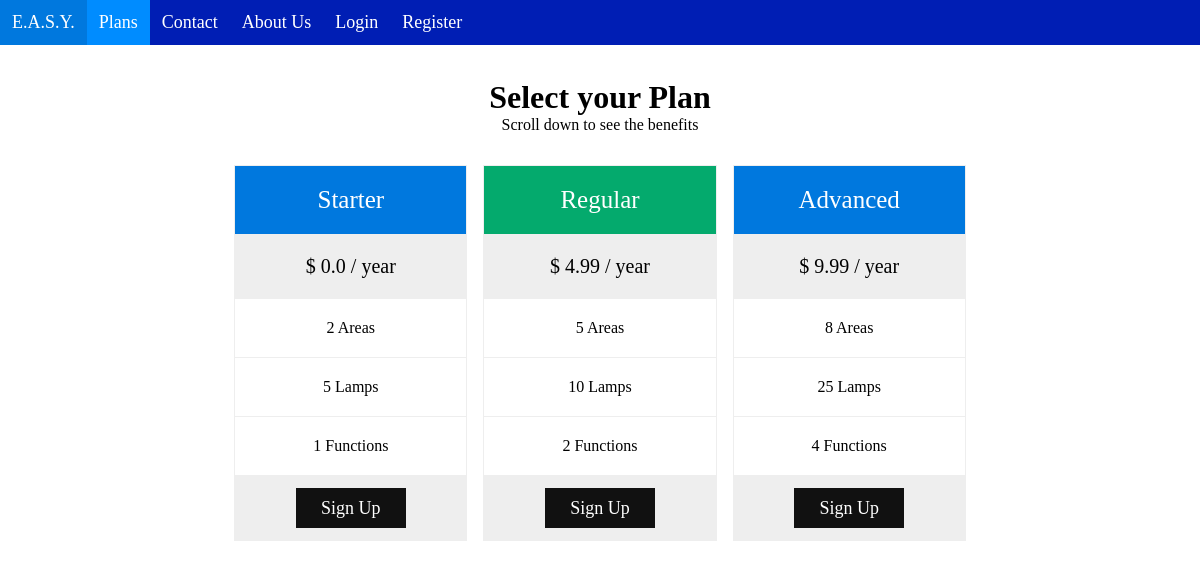
The app's page /plans with its own data.
### Frontend/models.py (models this page shows, shortened)
class Plan(models.Model):
    plan_name = models.CharField(max_length=20, choices=PLANS, default='Starter', unique=True)
    plan_price = models.FloatField(default=0)
    number_off_areas = models.IntegerField(default=0)
    number_off_lamps = models.IntegerField(default=0)
    number_off_functions = models.IntegerField(default=0)
    plan_description = models.TextField(default=0)
    class Meta:
        verbose_name_plural = "Plans"

### Frontend/views.py (the view)
# urls.py: path('plans', views.plansView, name='Plans'),
def plansView(request):
    plan = Plan.objects.all()
    data = {
        'page': 'Frontend/plans.html',
        'plan': plan,
    }
    return render(request, 'Frontend/index.html', data)

### Templates/Frontend/index.html (shortened to what this page needs)
{% load static %}
<!DOCTYPE html>
<html lang="en">
<head>
    <link rel="stylesheet" href="{% static 'Frontend/CSS/index.css' %}">
</head>
<body>
   <header>
       <nav class="navbar">
            <a href="/" {% if request.get_full_path == "/" %} class="active" {% endif %}> E.A.S.Y.</a>
            {% if not user.is_authenticated %}
                <a href="/plans"{% if request.get_full_path == "/plans" %} class="active" {% endif %}>Plans</a>
                <a href="/contact"{% if request.get_full_path == "/contact" %} class="active" {% endif %}> Contact</a>
                <a href="/about-us"{% if request.get_full_path == "/about-us" %} class="active" {% endif %}>About Us</a>
                <a href="/login"{% if request.get_full_path == "/login" %} class="active" {% endif %}> Login</a>
                <a href="/register"{% if request.get_full_path == "/register" %} class="active" {% endif %}>Register</a>
            {% endif  %}
        </nav>
   </header>
    <main>
        {% include page %}
    </main>
</body>
</html>

### Templates/Frontend/plans.html (shortened to what this page needs)
{% load static %}
<head>
    <link rel="stylesheet" href="{% static 'Frontend/CSS/plans.css' %}">
</head>
<body >
<br>
    <H1 style="text-align:center">Select your Plan</H1>
    <p style="text-align:center">Scroll down to see the benefits</p>
    <div class="column">
        {% for p in plan %}
            <div class="columns">
                <ul class="price">
                    <li class="header"  {% if p.plan_name == 'Regular' %} style="background-color:#04AA6D" {% endif %}>{{ p.plan_name }}</li>
                    <li class="grey">$ {{ p.plan_price }} / year</li>
                    <li>{{ p.number_off_areas }} Areas</li>
                    <li>{{ p.number_off_lamps }} Lamps</li>
                    <li>{{ p.number_off_functions }} Functions</li>
                    <li class="grey"><a href="/register" class="button">Sign Up</a></li>
                </ul>
            </div>
        {% endfor %}
</body>

### Static/Frontend/CSS/index.css (style rules this page uses)
@media screen and (min-width: 600px) { * { margin: 0; padding: 0; box-sizing: border-box; } }
@media screen and (min-width: 600px) { .navbar { background-color: #001eb4; color: white; overflow: auto; } }
@media screen and (min-width: 600px) { .navbar a { float: left; color: white; padding: 12px; text-decoration: none; font-size: 18px; } }
@media screen and (min-width: 600px) { .active { background-color: #008cff; } }
@media screen and (min-width: 600px) { main { padding : 16px; } }

### Static/Frontend/CSS/plans.css (style rules this page uses)
@media screen and (min-width: 600px) { * { box-sizing: border-box; } }
@media screen and (min-width: 600px) { .column { display: grid; grid-template-columns: repeat(3, 1fr); justify-content: space-evenly; padding-left: 18%; padding-right: 18%; padding-top: 2%; } }
@media screen and (min-width: 600px) { .columns { padding: 8px; } }
@media screen and (min-width: 600px) { .price { list-style-type: none; border: 1px solid #eee; margin: 0; padding: 0; -webkit-transition: 0.3s; transition: 0.3s; } }
@media screen and (min-width: 600px) { .price .header { background-color: #0078de; color: white; font-size: 25px; } }
@media screen and (min-width: 600px) { .price li { border-bottom: 1px solid #eee; padding: 20px; text-align: center; } }
@media screen and (min-width: 600px) { .price .grey { background-color: #eee; font-size: 20px; } }
@media screen and (min-width: 600px) { .button { background-color: #111; border: none; color: white; padding: 10px 25px; text-align: center; text-decoration: none; font-size: 18px; } }

### records on screen
Plan: plan_name "Starter", plan_price "0.0", number_off_areas "2", number_off_lamps "5", number_off_functions "1"
Plan: plan_name "Regular", plan_price "4.99", number_off_areas "5", number_off_lamps "10", number_off_functions "2"
Plan: plan_name "Advanced", plan_price "9.99", number_off_areas "8", number_off_lamps "25", number_off_functions "4"
